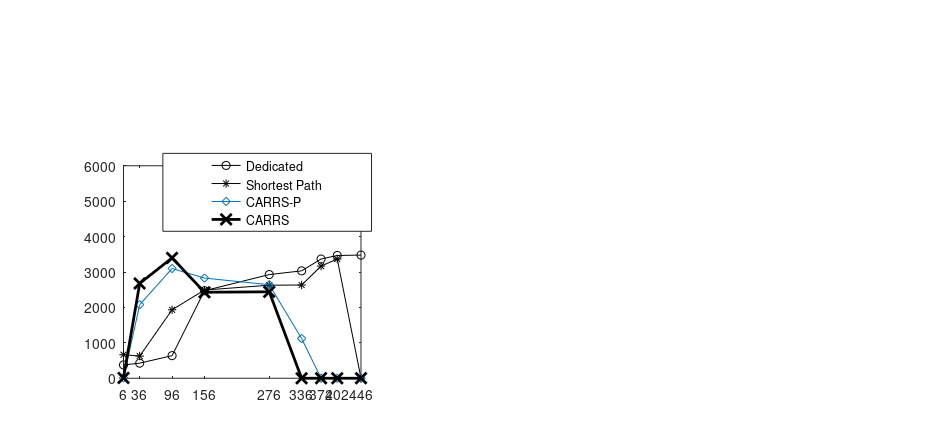

The MATLAB script that drew this image:




x=[6,36,96,156,276,336, 372, 402,446];



DEDICATED=[375.823,426.3333333,638.483333,2470.99,2927.5,3032.333333,3366.5,3466.5,3477.3];
SP=[665.1666667,626.3333333,1933.333333,2490.5,2627.5,2632.333333,3166.5,3366.5,0];






MS2=[9.333333333,2077,3098.833333,2828.333333,2641,1122,0,0,0];

MS=[8.333333333,2677,3398.833333,2428.333333,2441,0,0,0,0];






p1=subplot(1,1,1);
%h1=plot(x, OMNISuggest,'-ko', x, SVD,'-k*', x, POPULAR,'-kx', x,SOCIAL,'-k<', x, RANDOM,'-k+', 'MarkerSize', 12, 'LineWidth',1);
h1=plot(x, DEDICATED,'-ko', x, SP,'-k*', x, MS2,'-d', x,MS,'-kx' , 'MarkerSize',8, 'LineWidth',2);

%xh1=xlabel('Departure time of most population in minutes (Poisson distribution mean)', 'FontSize',15);
%[0.13 0.154008438818565 0.775 0.770991561181434
%set(p1, 'Position', [0.100 0.15 0.400 0.330]);
%get(xh1,'Position')
%set(xh1,'Position',get(xh1,'Position')+[0 0 0]);
xlim([6 ,446]);
%yh1=ylabel('Average Total Evacuation time in minutes', 'FontSize',15);
%%set(yh1,'Position',get(yh1,'Position')+[35 0 0]);
ylim([0,6000]);
set(gca,'XTick',[6,36,96,156,276,336,372,402,446], 'FontSize',14);

%leg=legend('UBCF','RANDOM','POPULAR','SVD','OmniSuggest','FontSize',10)  
leg=legend('Dedicated','Shortest Path','CARRS-P','CARRS','FontSize',12); 
set(p1, 'Position', [0.13 0.11 0.25 0.5], 'FontSize', 10);

set(leg,...
    'Position',[0.171428571428571 0.455788090183 0.219642857142857 0.13015873015873]);
set(gcf, 'PaperPosition', [-1.3 -0.05 9.5 4.25]);
set(gcf, 'Color', 'w');
set(gcf, 'PaperSize', [3 2.27]); %Keep the same paper size
%saveas(gcf, 'DR', 'pdf');

print('-djpeg','-r1000','shape1');
%export_fig 'evacuation-normal' -jpg -r1000

%set(gcf, 'PaperPosition', [-1.3 -0.05 9.5 4.25]);
%set(gcf, 'Color', 'w');r
%set(gcf, 'PaperSize', [1.59 1.16]); %Keep the same paper size

%set(gcf, 'Position', [100 100 300.59 250.16])

%export_fig DR -tiff -r1200 -q110;


